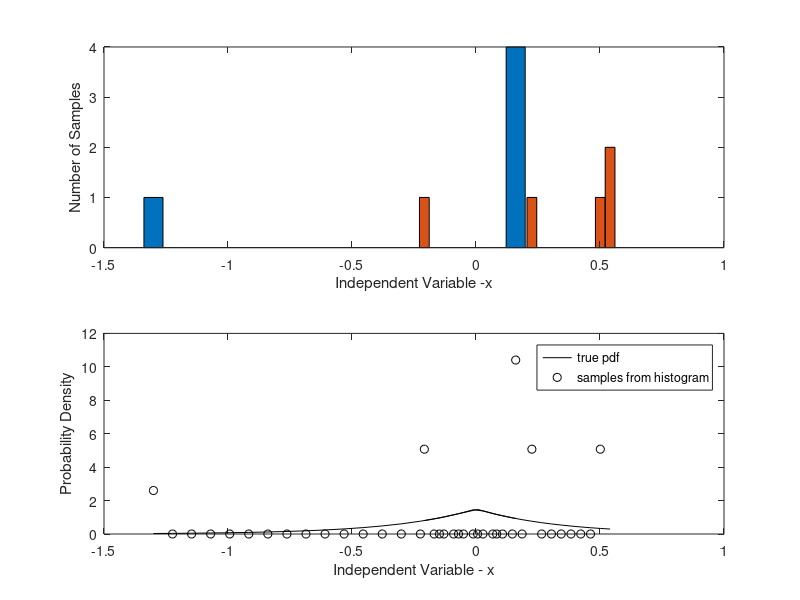

This figure's MATLAB source:
%This project takes a random distribution on n number of point and maps the point the a laplace random variable distribution.
%Being able to map random data points to a specific distribution will allow you to further analyze data for patterns. 
%Specifially, laplace distribution has a advantage of a normal distirbution since it had moderate tails on the plot resulting in better analysis.  
%In order to map to laplace random variable I had used the inverse transform method to get the function for the laplace distibution (y_exp andy_exp1). 
%

clear all
n = input('Enter number of points >');         
varX=2/9;                                 %arbitrary value for the variance
b = sqrt(varX/2);
m=0;                                    %mean set at 0
u = rand(1,n);
y_exp= b*log(2*u)-m; %x<=m
y_exp1= -b*log(2-(2*u))+m;  %x>=m
[N_samp,x]=hist(y_exp,20);          
[N_samp1,x1]=hist(y_exp1,20); 
subplot(2,1,1)                        %creating a histogram of the random points
bar(x,N_samp,1)
hold on
bar(x1,N_samp1,1)
ylabel('Number of Samples')     
xlabel('Independent Variable -x')
subplot(2,1,2)
y=(1/(2*b))*exp(-1*abs(x-m)/b);
y1=(1/(2*b))*exp(-1*abs(x1-m)/b);
del_x=x(3)-x(2);
del_x1=x1(3)-x1(2);
p_hist = N_samp/n/del_x;
p_hist1 = N_samp1/n/del_x1;
plot(x,y,'k',x,p_hist,'ok')                 %maping the point along side the laplace distribution 
hold on
plot(x1,y1,'k',x1,p_hist1,'ok')
ylabel('Probability Density')
xlabel('Independent Variable - x')
legend('true pdf','samples from histogram')
